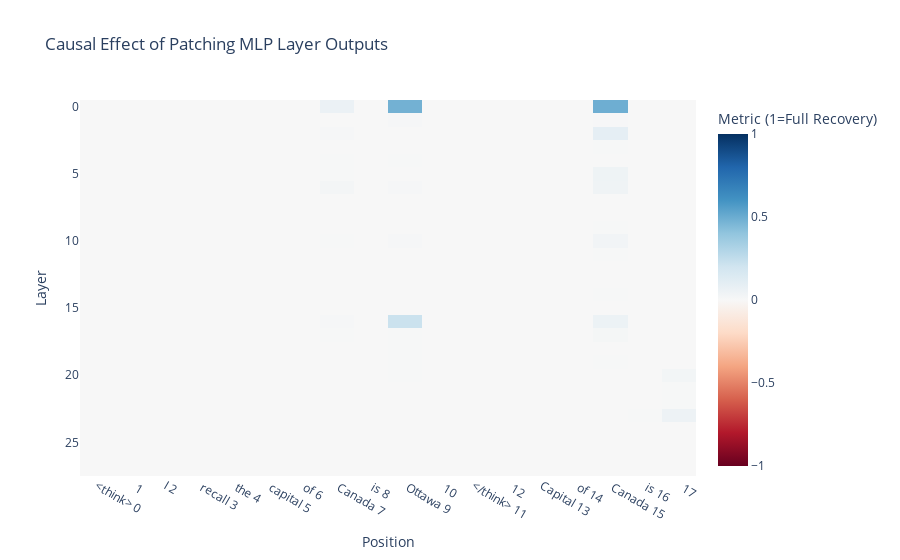

The notebook cell saved with this chart:
### Code cell
str_tokens = model.to_str_tokens(clean_tokens)
plot_labels = [f"{tok} {i}" for i, tok in enumerate(str_tokens)]

px.imshow(
    utils.to_numpy(patching_results_by_mlp.to(torch.float32)), # Cast for numpy/plotly
    title="Causal Effect of Patching MLP Layer Outputs",
    labels={"x": "Position", "y": "Layer", "color": "Metric (1=Full Recovery)"},
    x=plot_labels,
    color_continuous_scale="RdBu",
    color_continuous_midpoint=0.0,
    zmin=-1, zmax=1
).show()

### Figure 1 — Plotly figure (JSON) as saved in the notebook; plotly's stock layout.template omitted (floating-point values rounded to 4 significant figures; data arrays with more than 128 entries replaced by an {"elided": "..."} marker saying what was removed)
{"data": [{"coloraxis": "coloraxis", "hovertemplate": "Position: %{x}<br>Layer: %{y}<br>Metric (1=Full Recovery): %{z}<extra></extra>", "name": "0", "type": "heatmap", "x": ["<think> 0", "\n 1", "I 2", " recall 3", " the 4", " capital 5", " of 6", " Canada 7", " is 8", " Ottawa 9", "\n 10", "</think> 11", "\n 12", "Capital 13", " of 14", " Canada 15", " is 16", "  17"], "xaxis": "x", "yaxis": "y", "z": {"elided": "28x18 float values"}}], "layout": {"coloraxis": {"cmax": 1, "cmid": 0, "cmin": -1, "colorbar": {"title": {"text": "Metric (1=Full Recovery)"}}, "colorscale": [[0, "rgb(103,0,31)"], [0.1, "rgb(178,24,43)"], [0.2, "rgb(214,96,77)"], [0.3, "rgb(244,165,130)"], [0.4, "rgb(253,219,199)"], [0.5, "rgb(247,247,247)"], [0.6, "rgb(209,229,240)"], [0.7, "rgb(146,197,222)"], [0.8, "rgb(67,147,195)"], [0.9, "rgb(33,102,172)"], [1, "rgb(5,48,97)"]]}, "title": {"text": "Causal Effect of Patching MLP Layer Outputs"}, "xaxis": {"anchor": "y", "constrain": "domain", "domain": [0, 1], "scaleanchor": "y", "title": {"text": "Position"}}, "yaxis": {"anchor": "x", "autorange": "reversed", "constrain": "domain", "domain": [0, 1], "title": {"text": "Layer"}}}}
